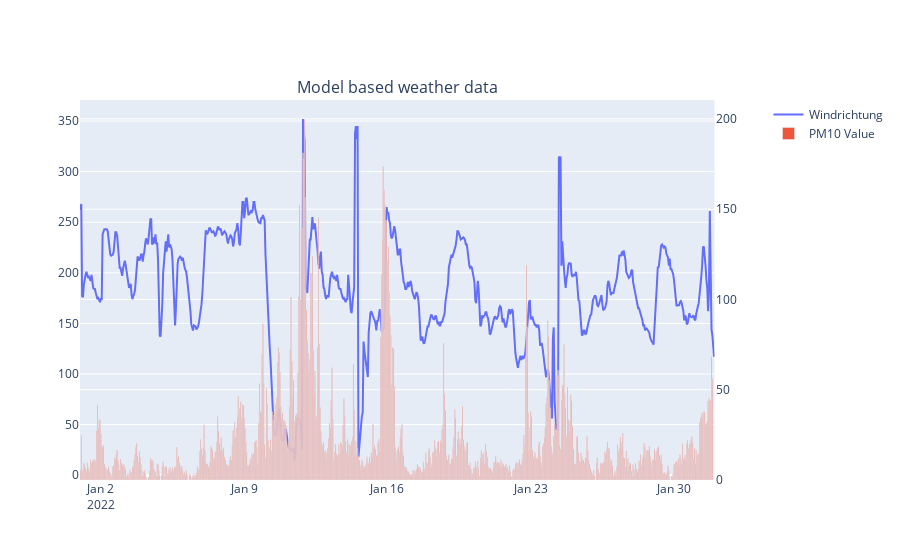

This figure's notebook cell:
### Code cell
fig_model = make_subplots(specs=[[{"secondary_y": True}]], column_titles=["Model based weather data"])

fig_model.add_trace(go.Scatter(x=hourly_model.index, y=hourly_model["winddirection_10m"], name="Windrichtung"))
fig_model.add_trace(go.Bar(x=hourly_model.index, y=januar["value"], name="PM10 Value"), secondary_y=True)

### Figure 1 — Plotly figure (JSON) as saved in the notebook; plotly's stock layout.template omitted (floating-point values rounded to 4 significant figures; data arrays with more than 128 entries replaced by an {"elided": "..."} marker saying what was removed)
{"data": [{"name": "Windrichtung", "type": "scatter", "x": {"elided": "744 str values"}, "y": {"elided": "744 int values"}}, {"name": "PM10 Value", "type": "bar", "x": {"elided": "744 str values"}, "xaxis": "x", "y": {"elided": "744 float values"}, "yaxis": "y2"}], "layout": {"annotations": [{"font": {"size": 16}, "showarrow": false, "text": "Model based weather data", "x": 0.47, "xanchor": "center", "xref": "paper", "y": 1, "yanchor": "bottom", "yref": "paper"}], "xaxis": {"anchor": "y", "domain": [0, 0.94]}, "yaxis": {"anchor": "x", "domain": [0, 1]}, "yaxis2": {"anchor": "x", "overlaying": "y", "side": "right"}}}
